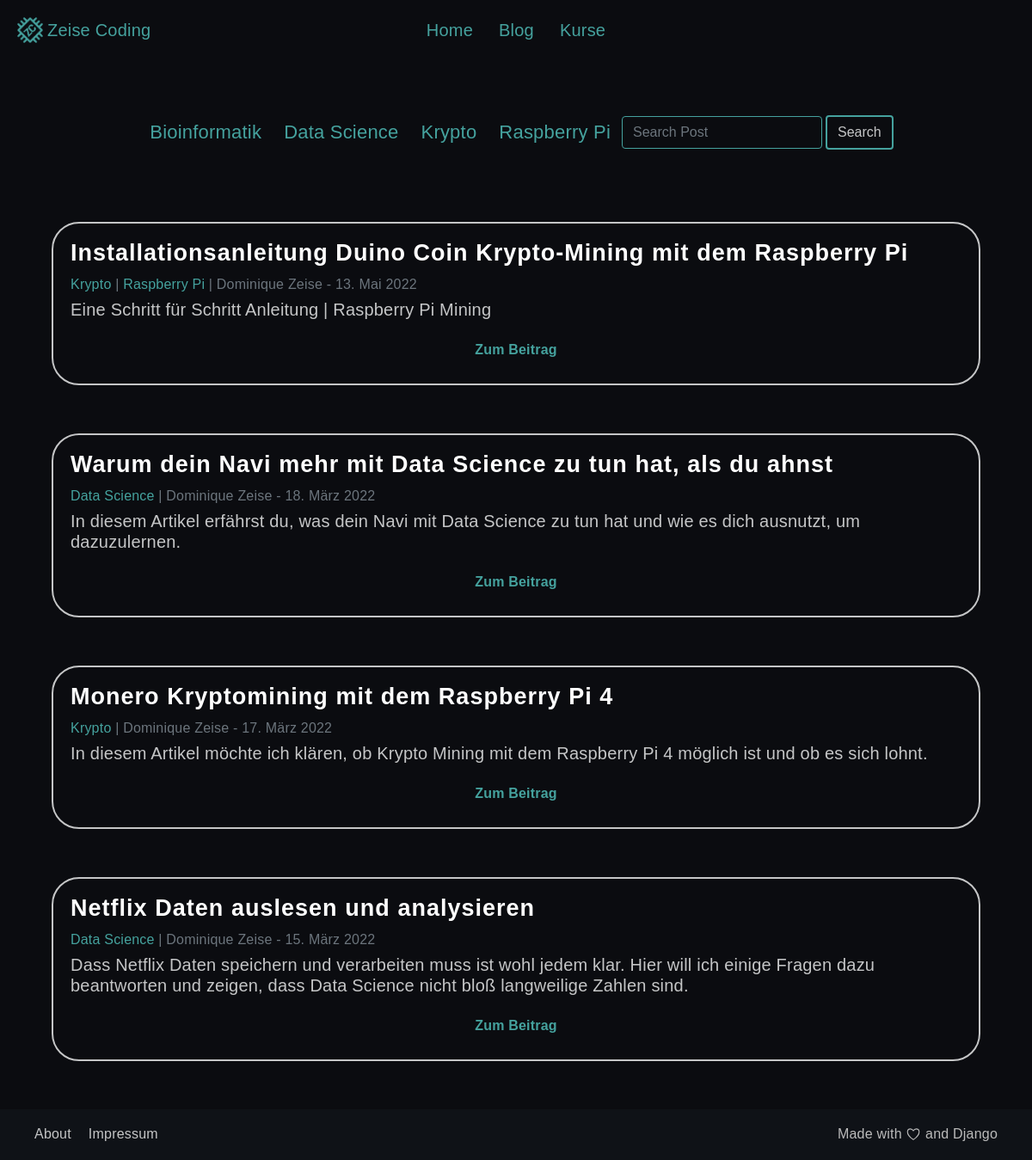
Page /blog/ on the earlier database version.
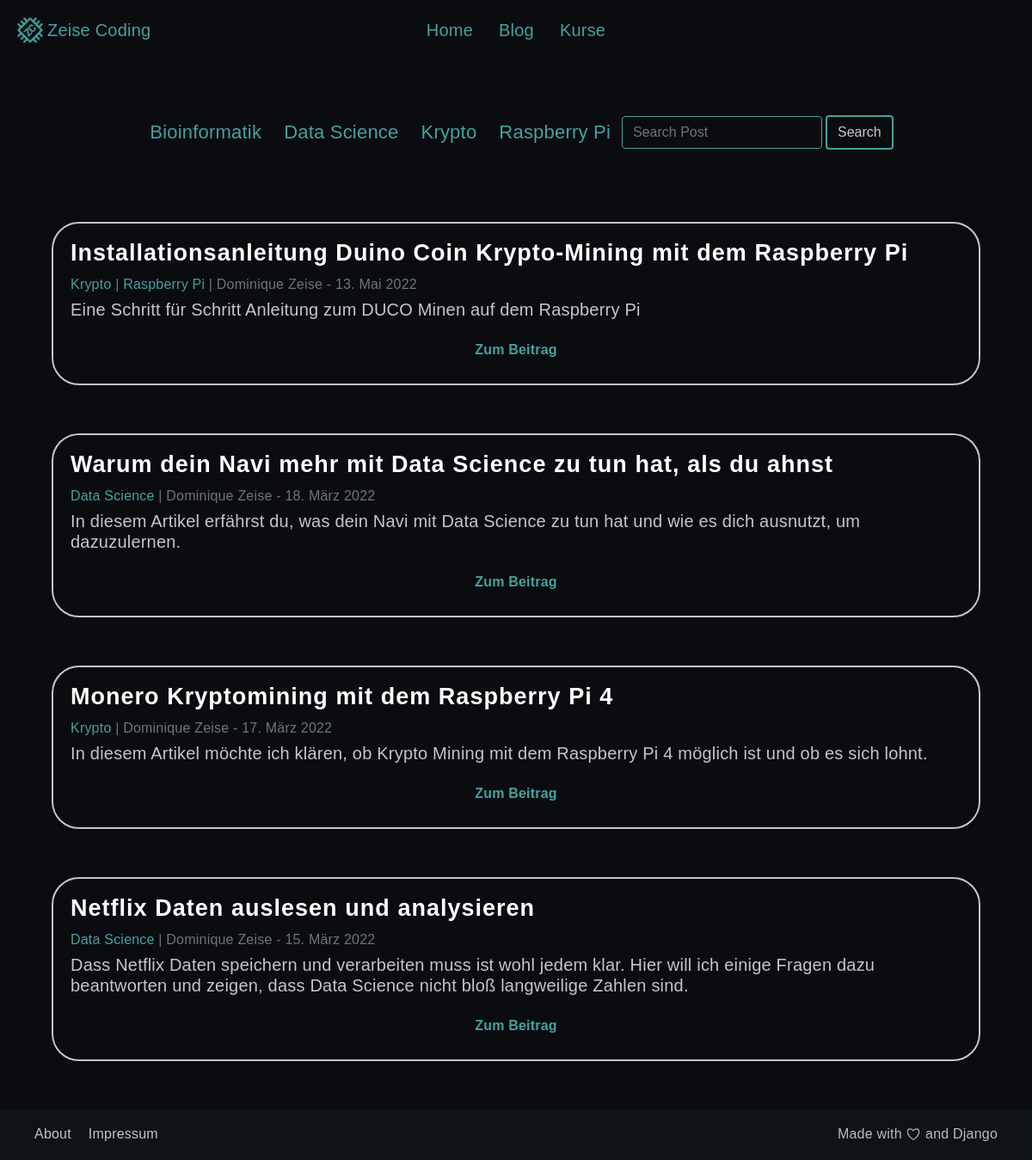
Same page on the later database version.
### blog/models.py (models this page shows, shortened)
class Post(models.Model):
    title = models.CharField(max_length=200, unique=True)
    slug = models.SlugField(max_length=200, unique=True)
    author = models.ForeignKey(User, on_delete=models.CASCADE, related_name='author')
    updated_on = models.DateTimeField(auto_now=True)
    categories = models.ManyToManyField(Category, related_name="posts")
    header_image=models.ImageField(blank=True, null=True, upload_to="images/")
    content = RichTextUploadingField(blank=True, null=True)
    created_on = models.DateTimeField(auto_now_add=True)
    status = models.IntegerField(choices=STATUS, default=0)
    likes = models.ManyToManyField(User, default=None, blank=True, related_name='likes')
    snippet = models.CharField(max_length=200)
    pin = models.BooleanField(default=False)
    class Meta:
        ordering = ['-created_on']

### blog/views.py (the view)
# urls.py: path('', views.PostList.as_view(), name='blog-home'),
class PostList(ListView):
    queryset = Post.objects.filter(status=1, pin=False).order_by('-created_on')
    template_name = 'blog_home.html'
    def get_context_data(self, *args, **kwargs):
        categories_menu = Category.objects.all()
        pinned_posts = Post.objects.filter(pin=True)
        context = super(PostList, self).get_context_data(*args, **kwargs)
        context['categories_menu'] = categories_menu
        context['pinned_posts'] = pinned_posts
        return context

### blog/models.py (called while the page is built)
    def __str__(self):
        return self.name

### blog/templates/blog_home.html (shortened to what this page needs)
{% extends "base.html" %}
{% load static %}
{% block extrahead %}
<link rel="stylesheet" href="{% static "css/blog.css" %}">
{% endblock %}
{% block content %}
<div class="container">
    {% if categories_menu %}
    <div class="flex-container wrap center btn-group-wrap" role="group" aria-label="Basic example" style="margin-bottom: 5rem">
        {% for item in categories_menu %}
        <a href="{% url 'category' item|slugify %}" class="btn-blog-category btn">{{ item|title }}</a>
        {% endfor %}
        <div class="input-groupcenter">
            <form class="form-inline my-2 my-lg-0" method="POST" action="{% url 'search-post' %}">
                <input class=" form-control mr-sm-1 search-input" type="search" placeholder="Search Post" aria-label="Search" name="post-search-input">
                <button class="btn btn-search" type="submit">Search</button>
            </form>
        </div>
    </div>
    {% endif %}
    <div class="col">
    </div>
    <div class="col">
        <div class="flex-container wrap center" style="width: 100%;">
            {% for post in post_list %}
            <div class="card mb-4 border-card post-card" style="margin-bottom: 3.5rem !important">
                <div class="card-body">
                    <h2 class="card-title">{{ post.title }}</h2>
                    <p class="card-text text-muted h6">
                        {% for category in post.categories.all %}
                            <a href="{% url 'category' category|slugify %}"> {{ category|title }}</a> |
                        {% endfor %}
                        {{ post.author.first_name|title }} {{ post.author.last_name|title }} - {{ post.created_on.date}}
                    </p>
                    <p class="card-text">{{ post.snippet|safe }}</p>
                    <a href="{% url 'post-detail' post.slug  %}" class="read-more-btn btn" style="text-align:center;display:block;">Zum Beitrag</a>
                </div>
            </div>
            {% endfor %}
        </div>
    </div>
</div>
{%endblock%}

Differences in the rows shown:
changed Post "Installationsanleitung Duino Coin Krypto-Mining mit dem Raspberry Pi": snippet "Eine Schritt für Schritt Anleitung | Raspberry Pi Mining" → "Eine Schritt für Schritt Anleitung zum DUCO Minen auf dem Raspberry Pi"
